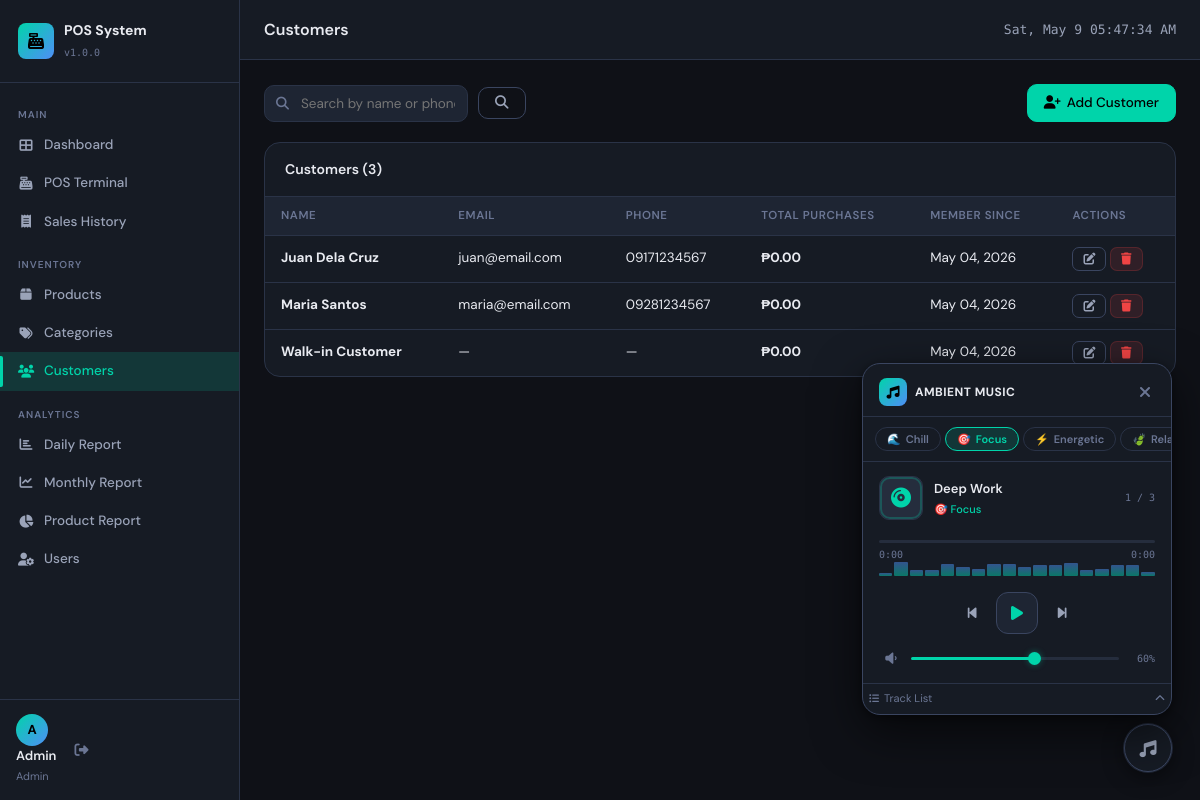
Page /index.php?url=customers (signed in) on the committed database.
### tables this page shows
CREATE TABLE IF NOT EXISTS customers (
                                         id INT AUTO_INCREMENT PRIMARY KEY,
                                         name VARCHAR(150) NOT NULL,
                                         email VARCHAR(100),
                                         phone VARCHAR(20),
                                         address TEXT,
                                         total_purchases DECIMAL(12,2) DEFAULT 0.00,
                                         created_at TIMESTAMP DEFAULT CURRENT_TIMESTAMP,
                                         updated_at TIMESTAMP DEFAULT CURRENT_TIMESTAMP ON UPDATE CURRENT_TIMESTAMP
);

### app/controllers/CustomersController.php (called while the page is built, shortened)
<?php
class CustomersController extends Controller {
    private CustomerModel $customerModel;
    public function __construct() {
        $this->customerModel = new CustomerModel();
    }
    public function index(): void {
        $search = $_GET['search'] ?? '';
        $customers = $search ? $this->customerModel->search($search) : $this->customerModel->findAll('', 'name ASC');
        $this->view('customers/index', [
            'pageTitle' => 'Customers',
            'customers' => $customers,
            'search' => $search,
            'flash' => $this->getFlash(),
        ]);
    }
}

### config/database.php (called while the page is built, shortened)
<?php
class Database {
    private static $instance = null;
    private $connection;
    private function __construct() {
        $this->connection = new mysqli(DB_HOST, DB_USER, DB_PASS, DB_NAME, DB_PORT);
        $this->connection->set_charset('utf8mb4');
    }
    public static function getInstance(): Database {
        if (self::$instance === null) {
            self::$instance = new Database();
        }
        return self::$instance;
    }
    public function query(string $sql): mysqli_result|bool {
        $result = $this->connection->query($sql);
        return $result;
    }
}

### app/models/Model.php (called while the page is built, shortened)
<?php
class Model {
    protected Database $db;
    protected string $table = '';
    public function __construct() {
        $this->db = Database::getInstance();
    }
    public function findAll(string $conditions = '', string $orderBy = '', int $limit = 0): array {
        $sql = "SELECT * FROM {$this->table}";
        if ($orderBy) $sql .= " ORDER BY $orderBy";
        $result = $this->db->query($sql);
        $rows = [];
        while ($row = $result->fetch_assoc()) {
            $rows[] = $row;
        }
        return $rows;
    }
}

### app/views/customers/index.php (the view, shortened to what this page needs)
<div class="page-toolbar">
    <form method="GET" action="" class="filter-form">
        <div class="input-icon">
            <i class="fas fa-search"></i>
            <input type="text" name="search" value="<?= htmlspecialchars($search) ?>" placeholder="Search by name or phone...">
        </div>
        <button type="submit" class="btn btn-outline"><i class="fas fa-search"></i></button>
    </form>
    <a href="<?= BASE_URL ?>/index.php?url=customers/create" class="btn btn-primary"><i class="fas fa-user-plus"></i> Add Customer</a>
</div>
<div class="card">
    <div class="card-header">
        <h3>Customers (<?= count($customers) ?>)</h3>
    </div>
    <div class="card-body p-0">
        <table class="table">
            <thead>
                <tr><th>Name</th><th>Email</th><th>Phone</th><th>Total Purchases</th><th>Member Since</th><th>Actions</th></tr>
            </thead>
            <tbody>
                <?php if (empty($customers)): ?>
                <tr><td colspan="6" class="text-center text-muted">No customers found.</td></tr>
                <?php else: ?>
                <?php foreach ($customers as $c): ?>
                <tr>
                    <td><strong><?= htmlspecialchars($c['name']) ?></strong></td>
                    <td><?= htmlspecialchars($c['email'] ?? '—') ?></td>
                    <td><?= htmlspecialchars($c['phone'] ?? '—') ?></td>
                    <td><strong>₱<?= number_format($c['total_purchases'], 2) ?></strong></td>
                    <td><?= date('M d, Y', strtotime($c['created_at'])) ?></td>
                    <td>
                        <a href="<?= BASE_URL ?>/index.php?url=customers/edit/<?= $c['id'] ?>" class="btn btn-sm btn-outline"><i class="fas fa-edit"></i></a>
                        <?php if (($_SESSION['user']['role'] ?? '') === 'admin'): ?>
                        <a href="<?= BASE_URL ?>/index.php?url=customers/delete/<?= $c['id'] ?>" class="btn btn-sm btn-danger"
                           onclick="return confirm('Delete this customer?')"><i class="fas fa-trash"></i></a>
                        <?php endif; ?>
                    </td>
                </tr>
                <?php endforeach; ?>
                <?php endif; ?>
            </tbody>
        </table>
    </div>
</div>

### public/css/app.css (style rules this page uses)
:root { --bg: #0f1117; --bg2: #161b24; --bg3: #1e2533; --bg4: #252d3d; --border: #2a3347; --border2: #3a4560; --teal: #00d4aa; --teal-dim: #00b891; --teal-glow: rgba(0,212,170,.15); --blue: #4f8ef7; --orange: #f59e0b; --red: #ef4444; --green: #22c55e; --purple: #a78bfa; --text: #e8eaf0; --text2: #9aa3b8; --text3: #6b7694; --radius: 10px; --radius-lg: 16px; --shadow: 0 4px 24px rgba(0,0,0,.4); --shadow-sm: 0 2px 8px rgba(0,0,0,.3); --sidebar-w: 240px; --topbar-h: 60px; --font: 'DM Sans', sans-serif; --mono: 'DM Mono', monospace; }
* { box-sizing: border-box; margin: 0; padding: 0; }
body { font-family: var(--font); background: var(--bg); color: var(--text); font-size: 14px; line-height: 1.5; min-height: 100vh; }
a { color: inherit; text-decoration: none; }
.card { background: var(--bg2); border: 1px solid var(--border); border-radius: var(--radius-lg); overflow: hidden; }
.card-header { display: flex; align-items: center; justify-content: space-between; padding: 16px 20px; border-bottom: 1px solid var(--border); font-size: 14px; }
.card-header h3 { font-size: 14px; font-weight: 600; display: flex; align-items: center; gap: 8px; }
.card-body { padding: 20px; }
.card-body.p-0 { padding: 0; }
.table { width: 100%; border-collapse: collapse; font-size: 13.5px; }
.table th { background: var(--bg3); color: var(--text3); font-weight: 600; font-size: 11.5px; text-transform: uppercase; letter-spacing: .05em; padding: 10px 16px; text-align: left; border-bottom: 1px solid var(--border); }
.table td { padding: 11px 16px; border-bottom: 1px solid var(--border); vertical-align: middle; }
.table tr:last-child td { border-bottom: none; }
.btn { display: inline-flex; align-items: center; gap: 6px; padding: 8px 16px; border-radius: var(--radius); font-family: var(--font); font-size: 13.5px; font-weight: 500; cursor: pointer; border: 1px solid transparent; transition: all .2s; white-space: nowrap; }
.btn-primary { background: var(--teal); color: #000; border-color: var(--teal); }
.btn-outline { background: transparent; color: var(--text2); border-color: var(--border2); }
.btn-danger { background: rgba(239,68,68,.12); color: var(--red); border-color: rgba(239,68,68,.2); }
.btn-sm { padding: 5px 10px; font-size: 12px; border-radius: 7px; }
input[type=text], input[type=email], input[type=password], input[type=number], input[type=date], select, textarea { width: 100%; background: var(--bg3); border: 1px solid var(--border); border-radius: var(--radius); color: var(--text); font-family: var(--font); font-size: 13.5px; padding: 9px 12px; transition: border-color .2s; outline: none; -webkit-appearance: none; }
.input-icon { position: relative; }
.input-icon i { position: absolute; left: 12px; top: 50%; transform: translateY(-50%); color: var(--text3); font-size: 13px; z-index: 1; }
.input-icon input, .input-icon select { padding-left: 36px; }
.page-toolbar { display: flex; align-items: center; gap: 10px; justify-content: space-between; margin-bottom: 20px; }
.filter-form { display: flex; align-items: center; gap: 10px; flex-wrap: wrap; }

### rows in the picture
customers: name "Juan Dela Cruz", email "juan@email.com", phone "09171234567", total_purchases "0.00", created_at "May 04, 2026"
customers: name "Maria Santos", email "maria@email.com", phone "09281234567", total_purchases "0.00", created_at "May 04, 2026"
customers: name "Walk-in Customer", email "—", phone "—", total_purchases "0.00", created_at "May 04, 2026"

### other values in the picture
APP_NAME "POS System"
APP_VERSION "1.0.0"
substr($_SESSION['user']['name'] ?? 'U', 0, 1) "A"
$_SESSION['user']['name'] "Admin"
$_SESSION['user']['role'] "Admin"
$pageTitle "Customers"
count($customers) "3"
